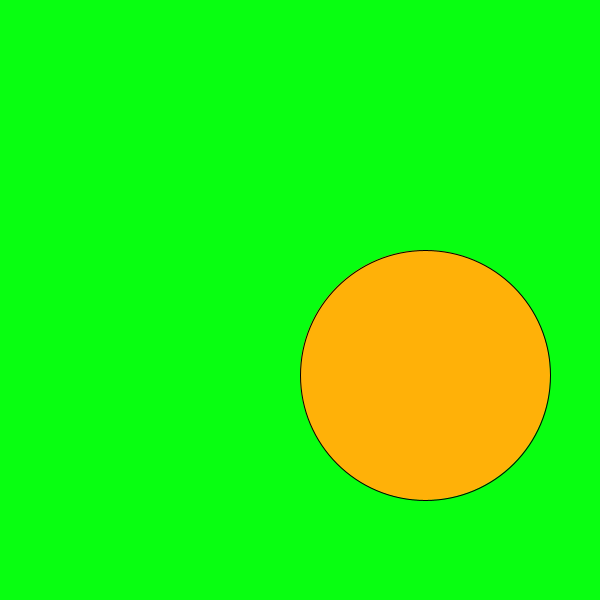
Frame 1 (no input)
Frame 60 (the mouse pressed at the canvas centre just before this capture): identical to frame 1, image omitted
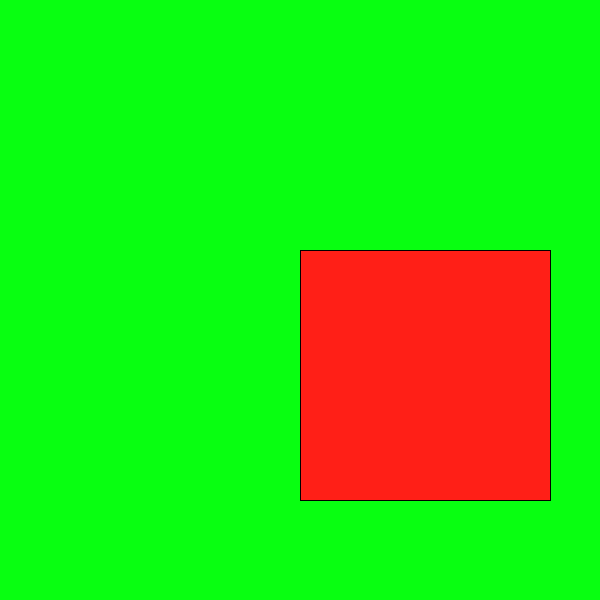
Frame 120 (the mouse held since frame 60 and released just before this capture)

The Processing sketch that drew these frames (run headless with seeded random() and noise(); from frame 60 on, the mouse is pressed at the canvas centre):

// Processing sketch: c_LogicalDot
// ── c_LogicalDot.pde

void setup() {
  
// 1. Set the size of the sketch. Make it 600 pixels square. 
  
size(600,600);
}

void draw() {
  background(#08FF11);
// 2. Draw an ellipse
// Run the program to make sure it works before moving on.


// 3. Change the color of the ellipse when the mouse is pressed.
//    Use the following code, but put your colors where indicated
//    Remember to use the   fill()  command to set colors.

if (mousePressed) {
   fill(#FF1F17);
   rect(300,250, 250,250);

   //  put one color here 
  
} else {
 
fill(#FFB108);
   // put a different color here
   ellipse(425,375, 250,250); 
}  

  
  
}
